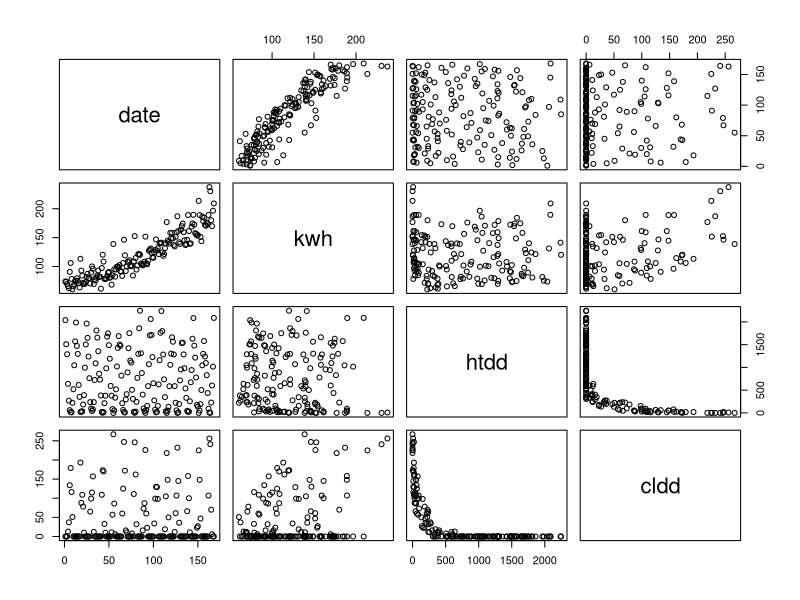
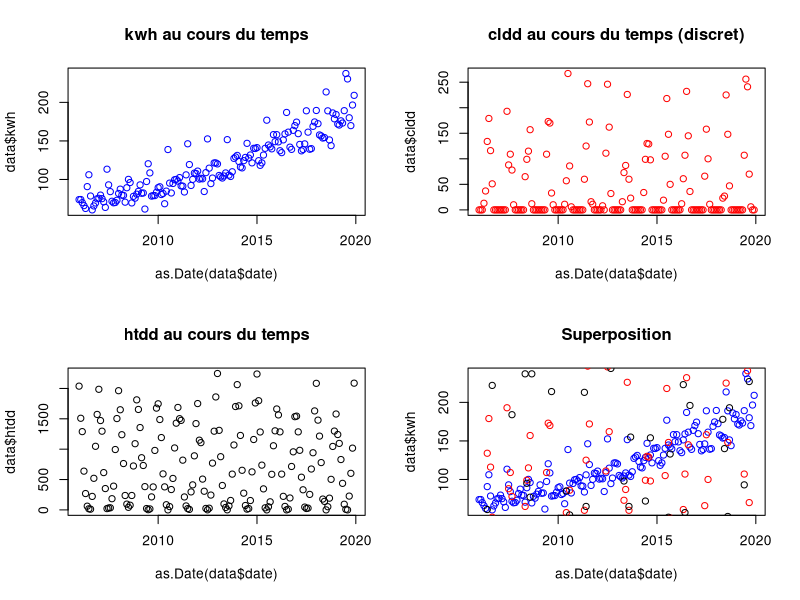
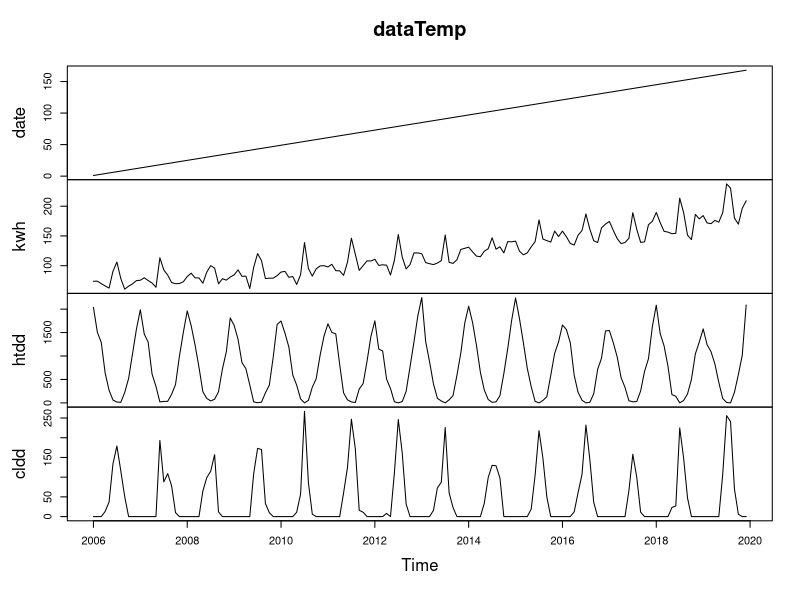
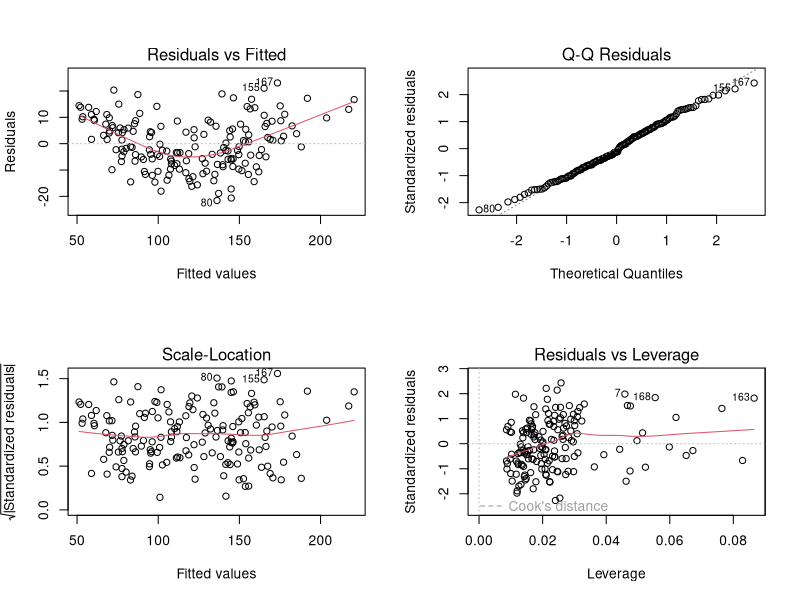
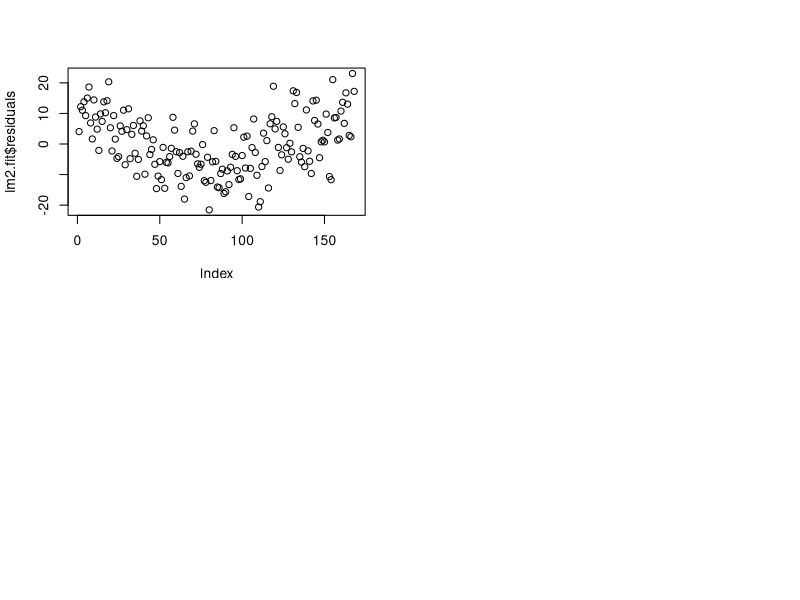
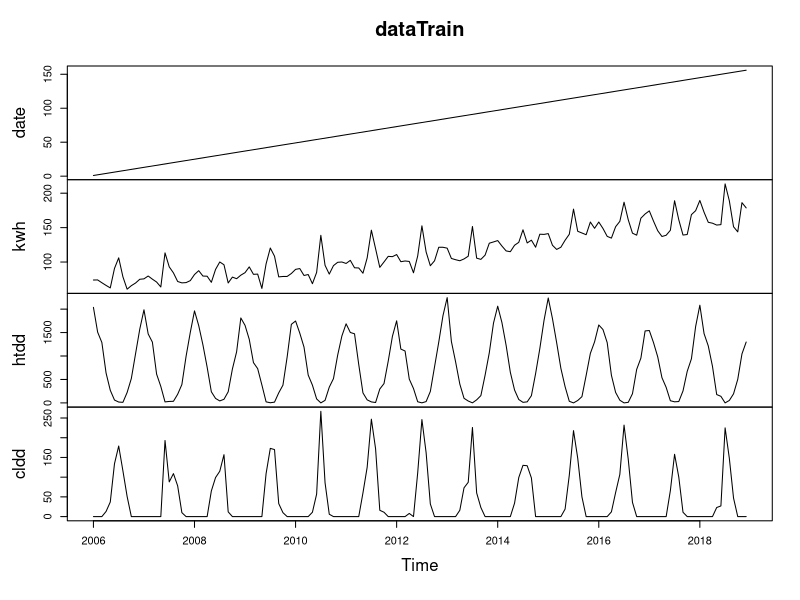
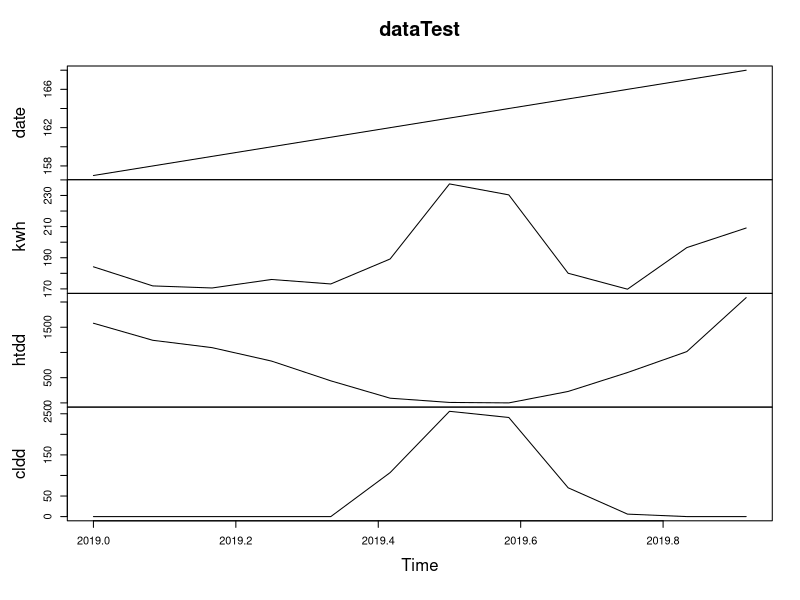
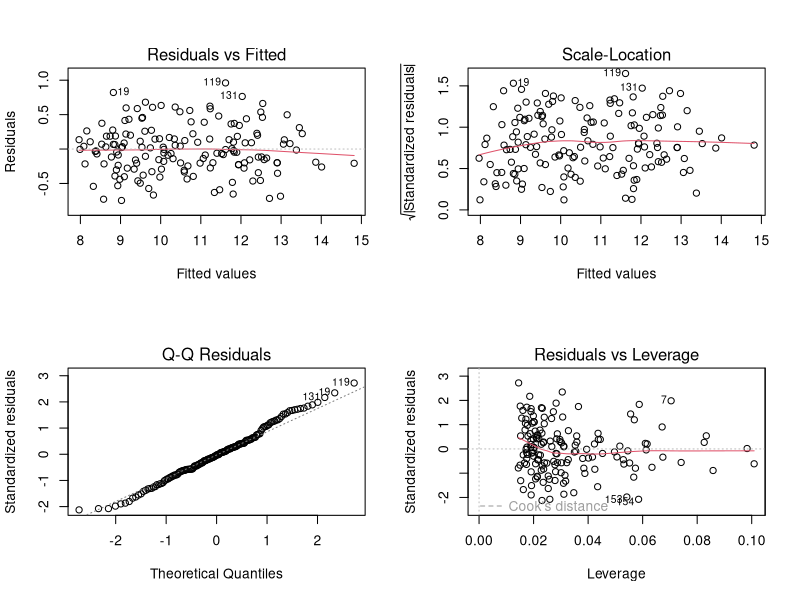

The R script that drew these images, in order:
## ---- chunk 1
data <- read.table("Data_app.txt", header=TRUE)
names(data)
head(data)
summary(data)
## ---- chunk 2
plot(data)

par(mfrow=c(2,2))
plot(as.Date(data$date),data$kwh,col="blue" )
title("kwh au cours du temps")
plot(as.Date(data$date),data$cldd,col="red")
title("cldd au cours du temps (discret)")
plot(as.Date(data$date),data$htdd)
title("htdd au cours du temps")

plot(as.Date(data$date),data$kwh,col="blue" )
points(as.Date(data$date),data$cldd,col="red")
points(as.Date(data$date),data$htdd)
title("Superposition")

dataTemp <- ts(data, start = c(2006,1), frequency=12)
plot(dataTemp)

htdd <- dataTemp[,"htdd"]
cldd <- dataTemp[,"cldd"]
kwh <- dataTemp[,"kwh"]
date <-dataTemp[,"date"]

## ---- chunk 3


#on commence notre regression avec le prédicteur htdd uniquement 
lm0.fit <- lm(kwh ~ htdd  )

#On ajoute le prédicteur cldd
lm1.fit <- lm(kwh ~ htdd + cldd )

#On compare les trois modèles

#On ajoute le prédicteur date
lm2.fit <- lm(kwh ~ date + htdd + cldd)



summary(lm0.fit)
summary(lm1.fit)
summary(lm2.fit)

## ---- chunk 4
par(mfrow=c(2,2))
plot(lm2.fit)
## ---- chunk 5
library(lmtest)
lmtest::bptest(lm2.fit)
## ---- chunk 6
data[c(7,168,163),]
## ---- chunk 7
plot(lm2.fit$residuals)
## ---- chunk 8

dataTrainBrut <- dataTemp[1:156,]
dataTestBrut <- dataTemp[157:168,]
#[157:168,]
dataTrain <- ts(dataTrainBrut, start = c(2006,1), frequency=12)
dataTest <- ts(dataTestBrut, start = c(2019,1), frequency=12)

yTest <- dataTemp[157:168,2]

plot(dataTrain)
plot(dataTest)


## ---- chunk 9
#la fonction attend comme paramètre la somme des résidus. Dans notre cas , ils sont accessibles via la commande modele_regression$residuals

compute_rmse <- function(x){
  sqrt(mean(x^2))
}

## ---- chunk 10

lm2.fit <- lm(kwh ~ date + htdd + cldd, data = dataTrain)
yEstime2 <- predict(lm2.fit, newdata = dataTest)
residus2 <- yTest-yEstime2
compute_rmse(residus2)

lm3.fit <- lm(kwh ~ htdd + date + cldd + I(date^2), data= dataTrain )
yEstime3 <- predict(lm3.fit, newdata = dataTest)
residus3 <- yTest-yEstime3
compute_rmse(residus3)

lm4.fit <- lm(log(kwh) ~ htdd + date + cldd + I(date^2), data= dataTrain )
yEstime4 <- predict(lm4.fit, newdata = dataTest)
yEstime4 <- exp(yEstime4)
residus4 <- yTest-yEstime4
compute_rmse(residus4)

lm5.fit <- lm(sqrt(kwh) ~ htdd +  date + cldd  + I(date^2) , data= dataTrain )
yEstime5 <- predict(lm5.fit, newdata = dataTest)
yEstime5 <- yEstime5^2
residus5 <- yTest-yEstime5
compute_rmse(residus5)


lm6.fit <- lm(kwh ~ htdd + date + cldd  + sqrt(date)+ I(date^2), data= dataTrain )
yEstime6 <- predict(lm6.fit, newdata = dataTest)
residus6 <- yTest-yEstime6
compute_rmse(residus6)

summary(lm2.fit)
summary(lm3.fit)
summary(lm5.fit)
summary(lm5.fit)
summary(lm6.fit)



## ---- chunk 11
summary(lm5.fit)
plot(lm5.fit)

summary(lm3.fit)
plot(lm3.fit)
## ---- chunk 12

dataTempTwo <- data[, 2]
dataSeriesTwo <- ts(data=dataTempTwo, start = c(2006,1), freq=12 )


acfSerie <- acf( as.vector(dataSeriesTwo), lag=20, ylim = c(-1,1), 
          main = expression(paste("ACF empirique de la série ", y[t])), xlab="Décalage h", lwd=2)


pacfSerie <- pacf(
  
   as.vector(dataSeriesTwo), lag=20, ylim = c(-1,1), 
          main = expression(paste("PACF empirique de la série ", y[t])), xlab="Décalage h", lwd=2
)

## ---- chunk 13
library(tseries)
adf.test(dataTempTwo)

## ---- chunk 14


diffdataSeriesTwo<- diff(dataSeriesTwo)
mu <- mean(diffdataSeriesTwo)

op <- par(mfrow = c(2,1), mex=0.9)
plot(diffdataSeriesTwo, type='o', main = expression(paste("Série différenciée ")),
     xlab="Temps", ylab = expression(y[t]))
abline(h=mu, col="red", lwd=2)
plot(dataSeriesTwo, type='l', xlab="Temps", ylab="kwh",
     main="Série initiale kwh",cex.main=1)

grid()


## ---- chunk 15


adf.test(diffdataSeriesTwo)

## ---- chunk 16
lag.plot(diffdataSeriesTwo,12, layout=c(2,6), diag.col="red")
## ---- chunk 17

acfSerieDiff <- acf( as.vector(diffdataSeriesTwo), lag=50, ylim = c(-1,1), 
          main = expression(paste("ACF empirique de la série ", y[t])), xlab="Décalage h", lwd=2)


pacfSerieDiff <- pacf(
  
   as.vector(diffdataSeriesTwo), lag=50, ylim = c(-1,1), 
          main = expression(paste("PACF empirique de la série ", y[t])), xlab="Décalage h", lwd=2
)


## ---- chunk 18
library(forecast)

sarimaModel <- auto.arima(dataTrain[,2], D= 1, d=1, approximation = FALSE, seasonal = TRUE)
#fitBest <- auto.arima(dataTrain[,2])
#(fit <- arima(diffdataSeriesTwo, order=c(12,1,)))
summary(sarimaModel)



myforecasts <- forecast::forecast(sarimaModel, h=12) 
yEstime7 <- myforecasts$mean
residus7 <- yTest-yEstime7
compute_rmse(residus7)







## ---- chunk 19


yEstimeFinal <- (yEstime3 + yEstime5 + yEstime7 )/3
residus7 <- yTest - yEstimeFinal
compute_rmse(residus7)



## ---- chunk 20

data <- read.table("Data_app.txt", header=TRUE)


lm3.fit <- lm(kwh ~ htdd + date + cldd + I(date^2), data= dataTrain )
yEstime3 <- predict(lm3.fit, newdata = dataTest)
residus3 <- yTest-yEstime3
compute_rmse(residus3)

lm5.fit <- lm(sqrt(kwh) ~ htdd +  date + cldd  + I(date^2) , data= dataTrain )
yEstime5 <- predict(lm5.fit, newdata = dataTest)
yEstime5 <- yEstime5^2
residus5 <- yTest-yEstime5
compute_rmse(residus5)





## ---- chunk 21

